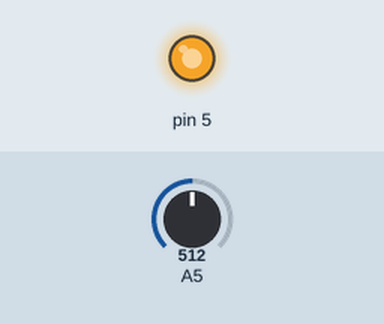
Recording of a sketch running on a simulated Arduino Uno, built with avr-gcc and run on an emulated ATmega328P. On the bench: output pins drawn as LEDs (lit = HIGH). The test bench sets the inputs (shaded band); at power-on: A5 = 512. What the sketch prints to the serial monitor is not drawn.

Above: at 0.1 s.
Timing chart, 0 to 1.6 s (numbered marks = the images above):
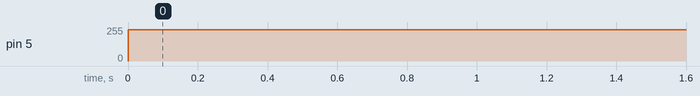

The sketch:

debug.ino
```cpp
void setup(void) {
   pinMode(5,INPUT);
  pinMode(5,OUTPUT);

  Serial.begin(19200);
  Serial.println("Starts: ");
  }

  void loop(void) {
    analogWrite(5,234);
    //digitalWrite(5,HIGH);
    Serial.println(analogRead(5));
    delay(1000);
    Serial.print("BitRead: ");
    //Serial.println();
    // Serial.println(bitRead(PIN,5));
    }
```

Measured:
- by itself, pin 5: 0/255 → 234/255 at 0.00 s
